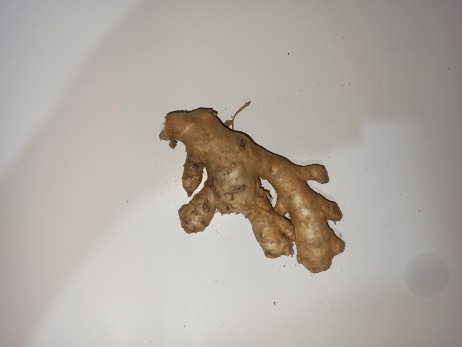
#> input picture images/jahe.jpg, 462 x 347 px, found by its file name
$ python 02.3-thresh-otsu.py
#> lines starting #> are read from the running program, lines starting #| are printed output that depends on the picture; after the words box and inside, x2 and y2 are one past the last pixel; in counts of white or black regions, pixels touching at a corner belong together; long printed decimals are rounded
import matplotlib.pyplot as plt
from skimage import io, color, filters

img = io.imread("images/jahe.jpg")
#> img is the input picture: shape (347, 462, 3); mean R, G, B 175.8, 169, 161.4
gray = color.rgb2gray(img)
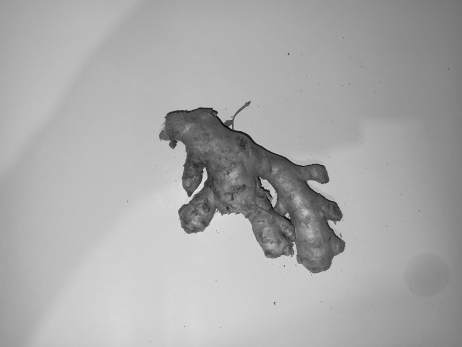
#> gray: shape (347, 462) float64; min 0.0433, max 0.899, mean 0.666

# threshold otsu
thresh_otsu = filters.threshold_otsu(gray)
#> thresh_otsu = 0.6
print(thresh_otsu)
#| 0.5996
binary_otsu = gray > thresh_otsu
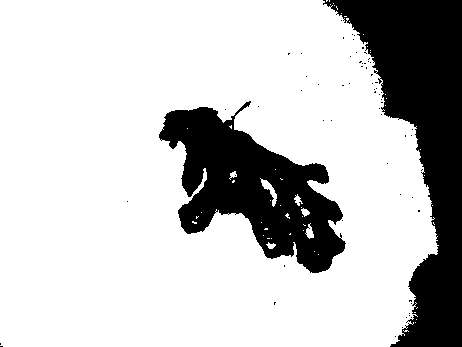
#> binary_otsu: shape (347, 462) bool; 77.3% white; 65 black regions (63 under 20 px), largest, box (x1, y1, x2, y2) and area: (323, 0, 462, 347) 20906, (159, 101, 346, 273) 15397

fig, axes = plt.subplots(nrows=2, ncols=2, figsize=(8, 6))
axes[0, 0].imshow(img)
axes[0, 0].set_title("Original")
axes[0, 1].imshow(gray, cmap="gray")
axes[0, 1].set_title("Gray")
axes[1, 0].imshow(binary_otsu, cmap="gray")
axes[1, 0].set_title("Otsu Threshold Result")
axes[1, 1].hist(gray.ravel(), bins=256)
axes[1, 1].axvline(thresh_otsu, color="r")
plt.show()
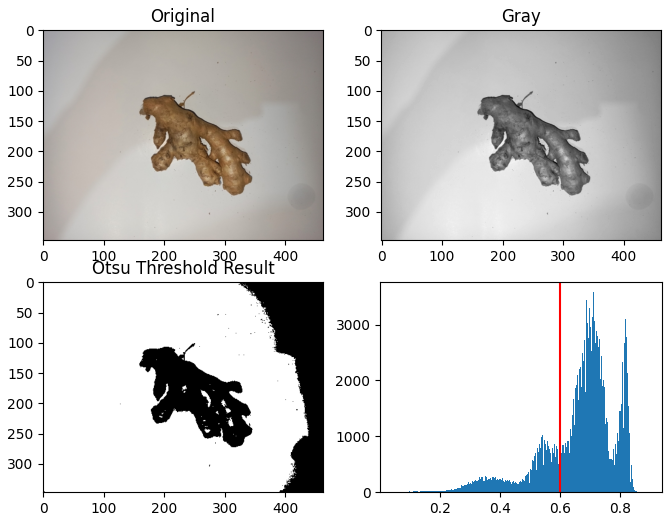
#> figure drawn by matplotlib, 4 panels; panel 4: tallest bar 3585 high, from x = 0.712 to 0.715
